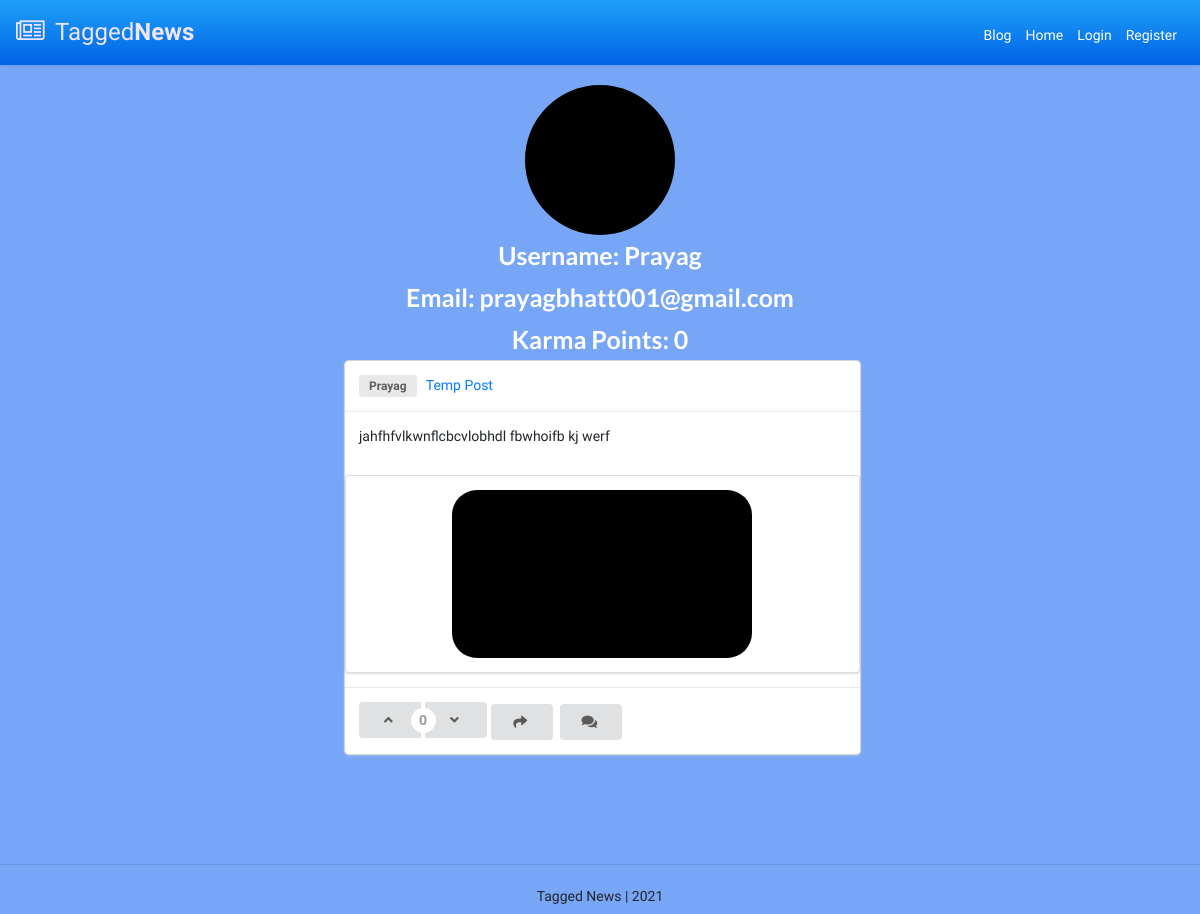
The app's page /account/profile/Prayag, older data.
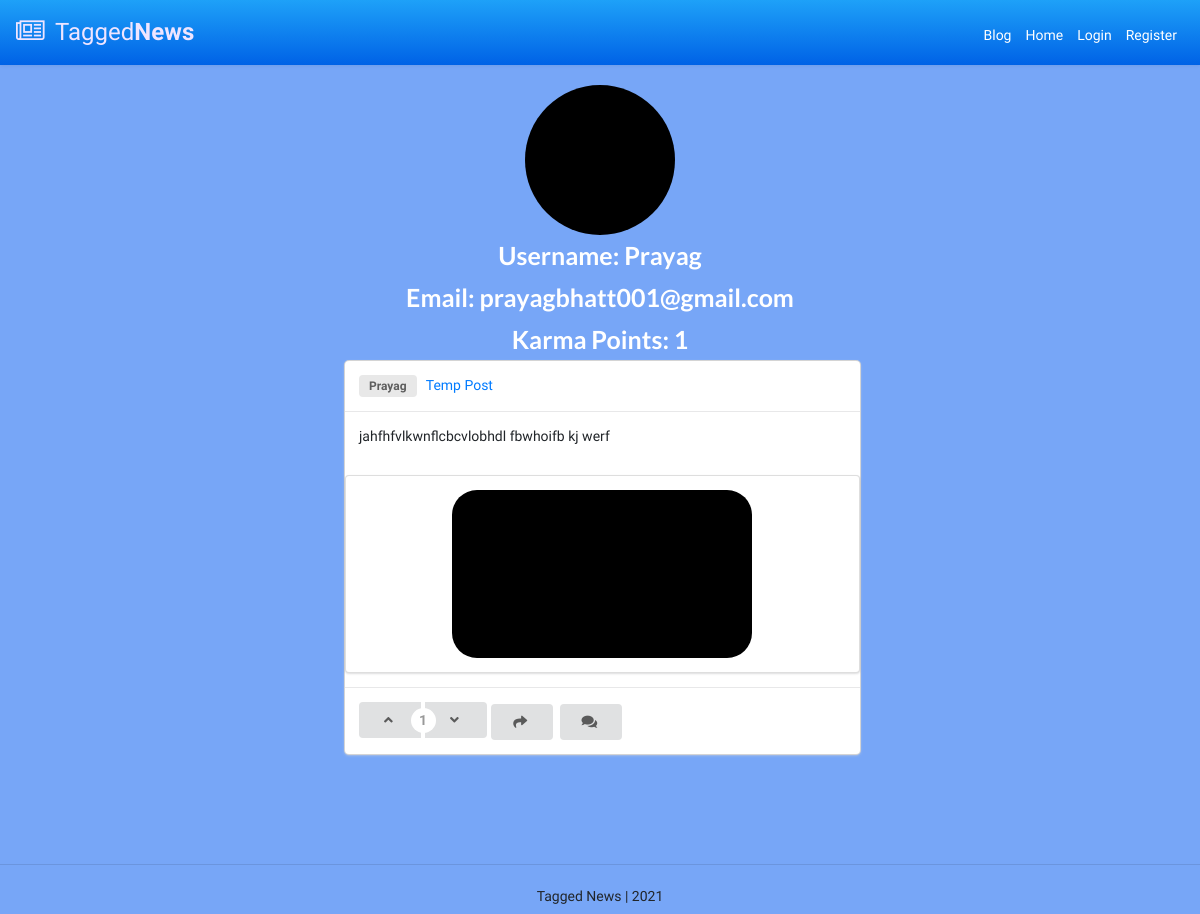
The same page, newer data.
### blog/models.py (models this page shows, shortened)
class BlogPost(models.Model):
    title               = models.CharField(max_length=50, null=False, blank=False)
    body                = models.TextField(max_length=5000, null=False, blank=False)
    image               = models.ImageField(upload_to=upload_location, null=False, blank=False)
    date_published      = models.DateTimeField(auto_now_add=True, verbose_name="date_publishd")
    date_updated        = models.DateTimeField(auto_now=True, verbose_name="date_updated")
    author              = models.ForeignKey(settings.AUTH_USER_MODEL, on_delete=models.CASCADE)
    slug                = models.SlugField(blank=True, unique=True)
    upvote              = models.IntegerField(default=0)
    downvote            = models.IntegerField(default=0)
    def count_vote(self):
        return self.upvote-self.downvote

### account/models.py (models this page shows, shortened)
class Account(AbstractBaseUser, PermissionsMixin):
    email                       = models.EmailField(verbose_name="email", max_length=60, unique=True)
    username                    = models.CharField(max_length=30, unique=True)
    avatar                      = models.ImageField(upload_to=upload_location,default='avatar/default.png', blank=False)
    date_joined                 = models.DateTimeField(verbose_name='date joined', auto_now_add=True)
    last_login                  = models.DateTimeField(verbose_name='last login', auto_now=True)
    is_admin                    = models.BooleanField(default=False)
    is_active                   = models.BooleanField(default=True)
    is_staff                    = models.BooleanField(default=False)
    is_superuser                = models.BooleanField(default=False)
    USERNAME_FIELD = 'email'
    REQUIRED_FIELDS = ['username',]
    objects = MyAccountManager()

### account/views.py (the view)
# urls.py: path('account/profile/<username>', profile_view, name="profile"),
def profile_view(request, username):
	user = get_object_or_404(Account, username=username)
	context = {}
	context['user'] = user
	karma_points = 0
	blog_posts = BlogPost.objects.filter(author=user)
	for blog in blog_posts:
		karma_points += blog.count_vote()
	context['blogs'] = blog_posts
	context['karma'] = karma_points
	return render(request, "account/profile.html", context)

### account/templates/account/profile.html (shortened to what this page needs)
{% extends 'base.html' %}
{% block content %}
<body>
    <img class="rounded-circle account-img" src="{{user.avatar.url}}" height="150" width="150">
	<h2 class="account-heading"><b>Username: {{ user.username }}</b></h2>
	<h2 class="account-heading"><b>Email: {{ user.email }}</b></h2>
	<h2 class="account-heading"><b>Karma Points: {{ karma }}</b></h2>
	<div class="all_posts">
	<div class="ui grid">
		<div class = "row">
			<div class = "ten wide column">
    {% for blog in blogs%}
				<div class="ui fluid card">
					<div class="content">
						<a class="item">
						    <div class="ui horizontal label">{{blog.author.username}}</div>
							<a href="{% url 'blog:detail' blog.slug %}" style="text-decoration: none">{{blog.title}}</a>
						</a>
					</div>
					<div class="content">
						{{blog.body}}
					</div>
					<div class="ui segment">
						<img class="ui centered medium image", src={{blog.image.url}} >
					</div>
					<div class="content">
						<div class="all-buttons">
							<div class="ui buttons" id="vote">
								<div class="ui vertical animated button" tabindex="0">
									<div class="visible content">
										<i class="angle up icon"></i>
									</div>
								</div>
								<div class="or" data-text={{blog.count_vote}}></div>
								<div class="ui vertical animated button" tabindex="0">
									<div class="visible content">
										<i class="angle down icon"></i>
									</div>
								</div>
							</div>
							<div class="ui vertical animated button" tabindex="0" onclick="pmodal()">
								<div class="visible content">
									<i class="share icon"></i>
								</div>
							</div>
							<a href="{% url 'blog:detail' blog.slug %}" class="ui vertical animated button" tabindex="0">
								<div class="visible content">
									<i class="comments icon"></i>
								</div>
							</a>
						</div>
					</div>
				</div>
				{% endfor %}
		</div>
		</div>
		</div>
		</div>
</body>
{% endblock content %}

Row changes from the older to the newer data that the page shows:
changed BlogPost "Temp Post": upvote 0 → 1 (drawn)
Text that changed along with them:
{{ karma }}: "0" → "1"
